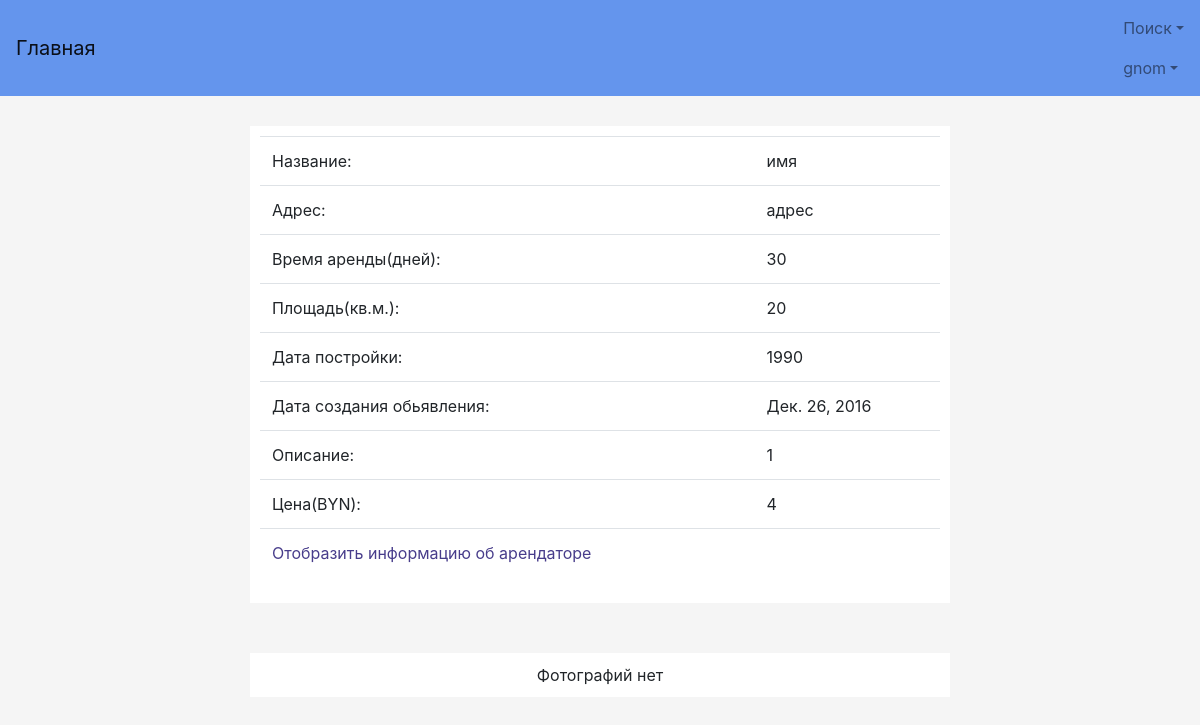
The app's page /profile/aboutHouse/20 (signed in), older data.
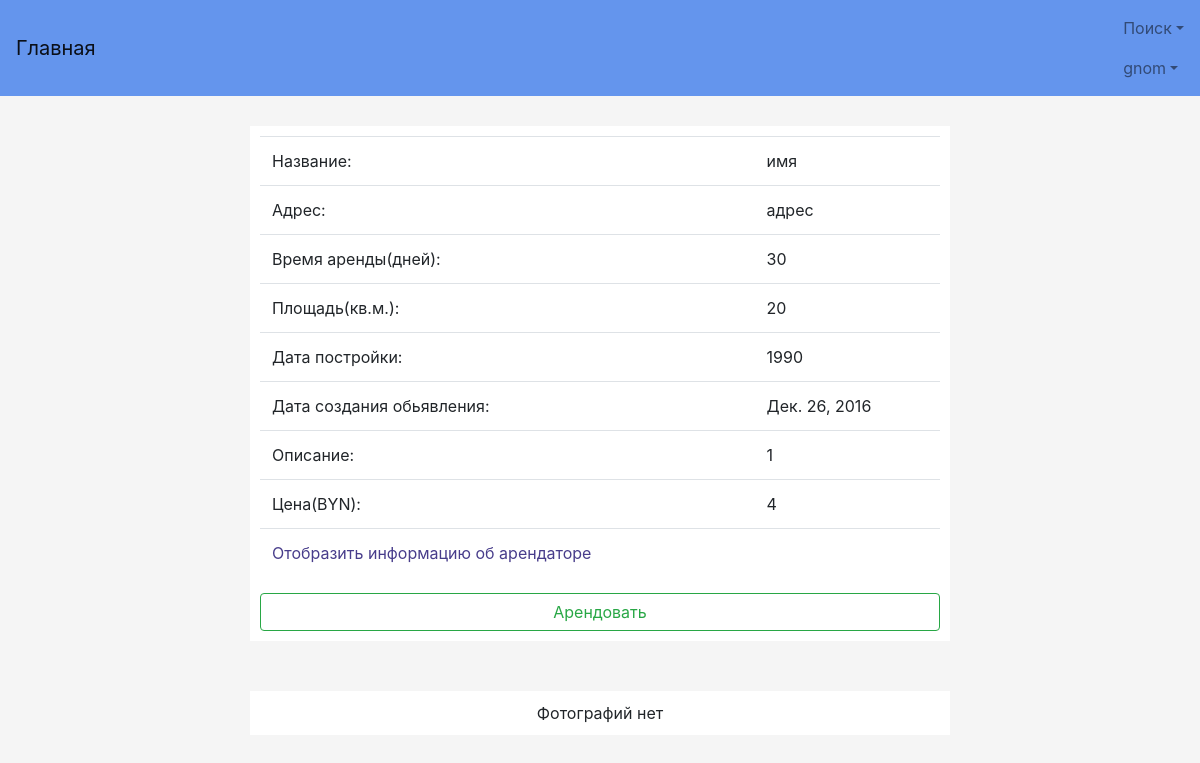
The same page, newer data.
### TOFI/views.py (the view)
# urls.py: url(r'aboutHouse/(?P<number>\d*)', views.aboutHouse, name='AboutHouse'),
def aboutHouse(request, number):
    try:
        house = models.Rent.objects.get(id=int(number))
    except:
        return HttpResponseRedirect('/')
    images = house.images.all()
    d = list(models.Rent.objects.all())
    for i in d:
        if i.getId() == number:
            rent = i
    return render(request, "AboutHouse.html", {'rent': rent, 'images': images})

### TOFI/models.py (called while the page is built)
    def getId(self):
        return str(self.id)

### TOFI/templates/AboutHouse.html (shortened to what this page needs)
{% extends "base.html" %}
{% block content %}
    <div class="center">
        <table class="table">
            <tr class="padding">
                <td class="padding">Название:</td>
                <td>{{ rent.name }}</td>
            </tr>
            <tr class="padding">
                <td class="padding">Адрес:</td>
                <td>{{ rent.address }}</td>
            </tr>
            <tr class="padding">
                <td class="padding">Время аренды(дней):</td>
                <td>{{ rent.min_rent_time }}</td>
            </tr>
            <tr class="padding">
                <td class="padding">Площадь(кв.м.):</td>
                <td>{{ rent.area }}</td>
            </tr>
            <tr class="padding">
                <td class="padding">Дата постройки:</td>
                <td>{{ rent.date_of_construction }}</td>
            </tr>
            <tr class="padding">
                <td class="padding">Дата создания обьявления:</td>
                <td>{{ rent.creation_date }}</td>
            </tr>
            <tr class="padding">
                <td class="padding">Описание:</td>
                <td>{{ rent.other }}</td>
            </tr>
            <tr class="padding">
                <td class="padding">Цена(BYN):</td>
                <td>{{ rent.cost }}</td>
            </tr>
            <tr class="padding">
                <td class="padding">
                    <a href="aboutUser/{{ rent.user_login.id }}">Отобразить информацию об арендаторе</a>
                </td>
                <td></td>
            </tr>
        </table>
        {% if rent.status_rent and not request.user.is_anonymous %}
            <button onclick="rent({{ rent.id }})" class="btn btn-outline-success btn-block" data-toggle="modal"
                    data-target="#myModal">Арендовать
            </button>
        {% endif %}
    </div>
        {% if images %}
            {% for image in images %}
                <table class="center">
                    <tr class="padding" align="center" >
                        <td class="padding">
                            <img src="{{ image.model_pic.url }}" alt="HouseView" style="width:500px;height:400px;">
                        </td>
                    </tr>
                    <tr class="padding" align="center" >
                        <td class="padding">
                            {{ image.name }}
                        </td>
                    </tr>
                    <tr class="padding" align="center" >
                        <td class="padding">
                            {{ image.describe }}
                        </td>
                    </tr>
                </table>
            {% endfor %}
        {% else %}
            <table class="center">
            <tr class="padding">
                <td class="padding" style="text-align: center">
                    Фотографий нет
                </td>
            </tr>
            </table>
        {% endif %}
{% endblock %}

Row changes from the older to the newer data that the page shows:
changed Rent "имя": status_rent False → True (drawn)
Text that changed along with them:
text now shown: "Арендовать"
